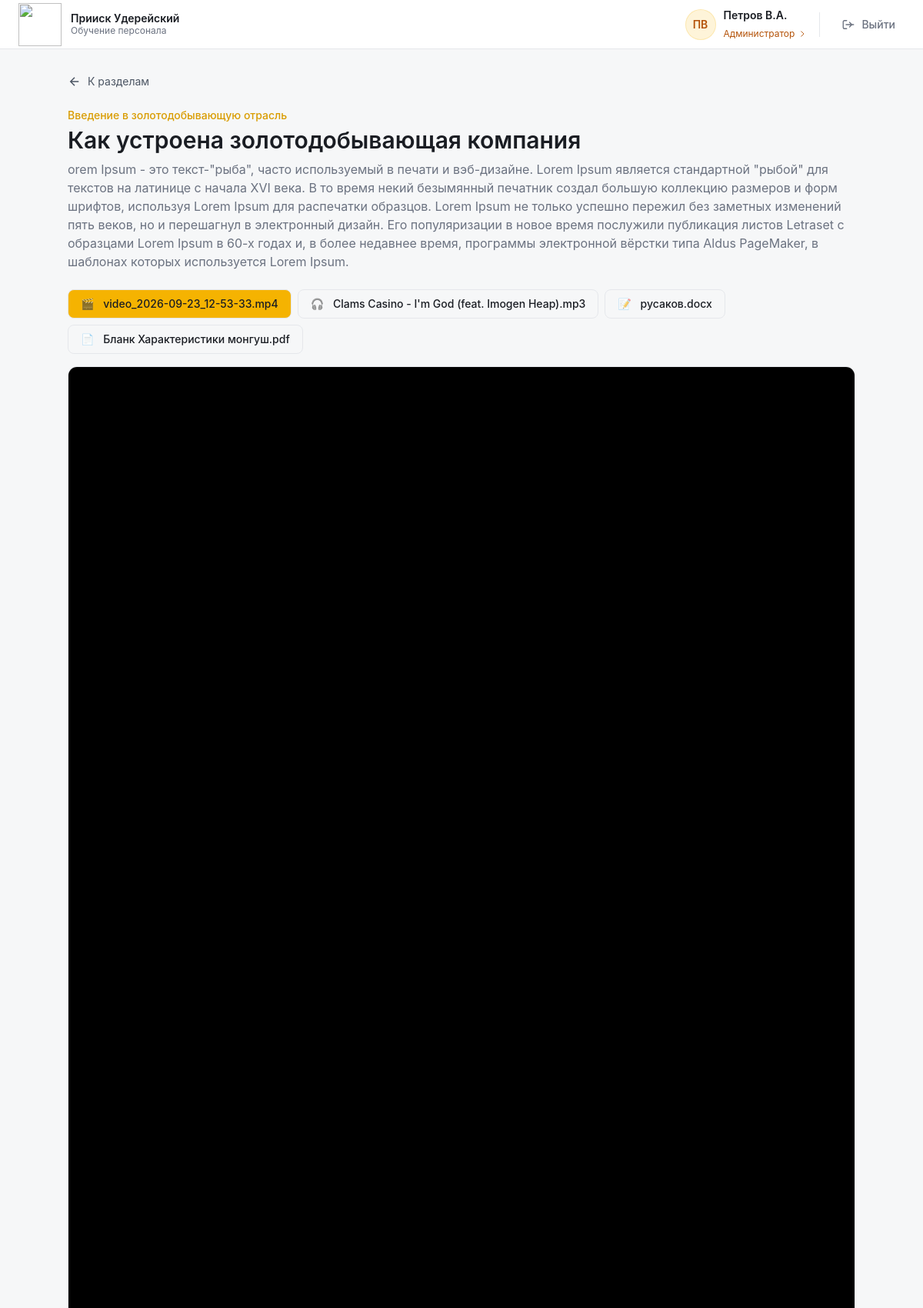
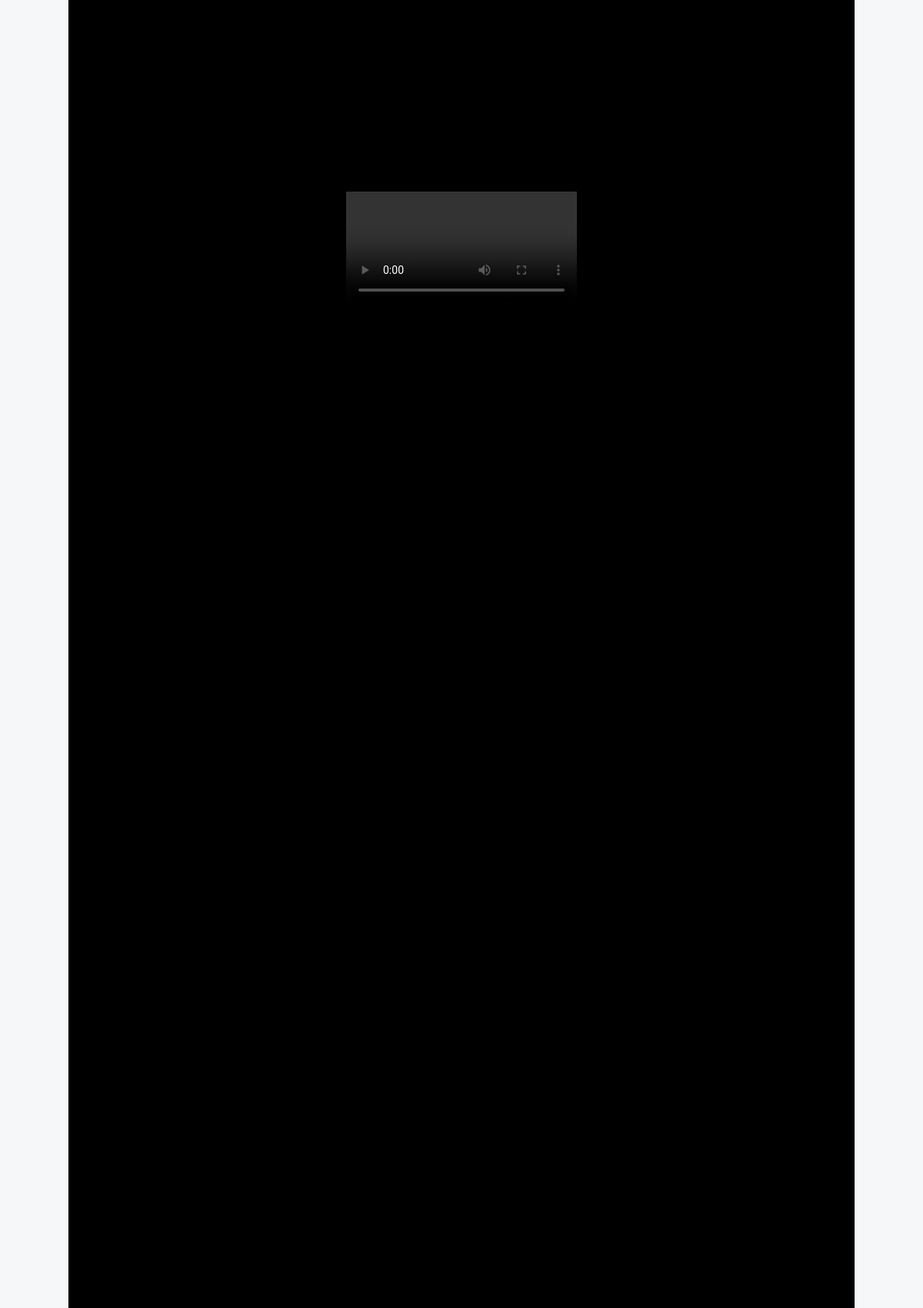
Screenshot of /lecture/2/ (signed in, upper part) with the database file from the repository (2 pictures, top to bottom).
### player/models.py (models this page shows, shortened)
class Lecture(models.Model):
    section = models.ForeignKey(Section, on_delete=models.CASCADE, related_name='lectures', verbose_name='Раздел')
    title = models.CharField('Название лекции', max_length=200)
    description = models.TextField('Описание', blank=True)
    test_url = models.URLField('Ссылка на тест для оценки знаний', max_length=2000, blank=True)
    order = models.PositiveIntegerField('Порядок', default=0)
    class Meta:
        verbose_name = 'Лекция'
        verbose_name_plural = 'Лекции'
        ordering = ['order', 'id']
    @property
    def test_embed(self):
        if not self.test_url:
            return None
        parts = urlsplit(self.test_url)
        form = re.fullmatch(r'/(?:cloud/)?u/([a-zA-Z0-9_-]+)/?', parts.path)
        if parts.hostname in ('forms.yandex.ru', 'forms.yandex.com') and form:
            query = [(key, value) for key, value in parse_qsl(parts.query, keep_blank_values=True)
                     if key != 'iframe']
            query.append(('iframe', '1'))
            return {
                'url': urlunsplit(('https', parts.hostname, parts.path, urlencode(query), parts.fragment)),
                'name': f'ya-form-{form.group(1)}',
                'script': f'https://{parts.hostname}/_static/embed.js',
            }
        return {'url': self.test_url, 'name': f'lecture-test-{self.pk}'}

class Section(models.Model):
    title = models.CharField('Название раздела', max_length=200)
    order = models.PositiveIntegerField('Порядок', default=0)
    class Meta:
        verbose_name = 'Раздел'
        verbose_name_plural = 'Разделы'
        ordering = ['order', 'id']

class LectureFile(models.Model):
    TYPE_CHOICES = (
        ('pdf',  'PDF'),
        ('docx', 'DOCX'),
        ('mp4',  'MP4'),
        ('mp3',  'MP3'),
    )
    lecture = models.ForeignKey(Lecture, on_delete=models.CASCADE, related_name='files', verbose_name='Лекция')
    name = models.CharField('Имя файла', max_length=255)
    file = models.FileField('Файл', upload_to='lectures/%Y/%m/')
    type = models.CharField('Тип', max_length=5, choices=TYPE_CHOICES)
    class Meta:
        verbose_name = 'Файл лекции'
        verbose_name_plural = 'Файлы лекций'

### player/views.py (the view)
# urls.py: path('lecture/<int:lecture_id>/', views.lecture_view, name='lecture'),
@login_required
def lecture_view(request, lecture_id):
    lecture = get_object_or_404(Lecture.objects.prefetch_related('files'), id=lecture_id)
    return render(request, 'player/lecture.html', {'lecture': lecture})

### player/templates/player/lecture.html (shortened to what this page needs)
{% extends "player/_authed_base.html" %}
{% load static %}
{% block content %}
<main class="flex-1 p-8 overflow-y-auto">
  <div class="max-w-5xl mx-auto">
    <a href="{% url 'player:index' %}" class="inline-flex items-center gap-2 text-sm text-gray-600 hover:text-graphite-900 mb-6">
      <svg width="18" height="18" viewBox="0 0 24 24" fill="none" stroke="currentColor" stroke-width="2"><path d="M19 12H5M12 19l-7-7 7-7"/></svg>
      К разделам
    </a>
    <div class="mb-6">
      <div class="text-sm text-amber-600 font-medium mb-1">{{ lecture.section.title }}</div>
      <h1 class="text-3xl font-semibold text-graphite-900">{{ lecture.title }}</h1>
      {% if lecture.description %}
        <p class="text-gray-500 mt-2">{{ lecture.description }}</p>
      {% endif %}
    </div>
    <div id="files-tabs" class="flex flex-wrap gap-2 mb-4">
      {% for file in lecture.files.all %}
        <button data-file-id="{{ file.id }}" data-file-type="{{ file.type }}" data-file-url="{% url 'player:serve_file' file.id %}" data-file-name="{{ file.name }}"
                class="file-tab px-4 py-2 rounded-lg text-sm font-medium border border-gray-200 hover:border-amber-500 hover:text-amber-700 transition">
          <span class="mr-2 opacity-60">
            {% if file.type == 'pdf' %}📄{% elif file.type == 'docx' %}📝{% elif file.type == 'mp4' %}🎬{% elif file.type == 'mp3' %}🎧{% endif %}
          </span>
          {{ file.name }}
        </button>
      {% endfor %}
    </div>
    <div id="viewer" tabindex="0" aria-label="Просмотр материалов лекции" class="protected-viewer bg-white rounded-xl border border-gray-200 shadow-sm min-h-[500px] relative overflow-hidden">
    </div>
  </div>
</main>
{% endblock %}

### static/css/styles.css (style rules this page uses)
html, body { height: 100%; }
body { font-family: 'Inter', system-ui, sans-serif; background: #f6f7f8; color: #1a1d23; }
.protected-viewer { user-select: none; -webkit-user-select: none; -moz-user-select: none; -webkit-touch-callout: none; }

### rows the page displays
Lecture: section "Введение в золотодобывающую отрасль", title "Как устроена золотодобывающая компания", description "orem Ipsum - это текст-\"рыба\", часто используемый в печати и вэб-дизайне. Lorem Ipsum является стандартной \"рыбой\" для текстов на латинице с начала XVI века. В то время некий безымянный печатник создал большую коллекцию размеров и форм шрифтов, используя Lorem Ipsum для распечатки образцов. Lorem Ipsum не только успешно пережил без заметных изменений пять веков, но и перешагнул в электронный дизайн. Его популяризации в новое время послужили публикация листов Letraset с образцами Lorem Ipsum в 60-х годах и, в более недавнее время, программы электронной вёрстки типа Aldus PageMaker, в шаблонах которых используется Lorem Ipsum."
LectureFile: name "video_2026-09-23_12-53-33.mp4"
LectureFile: name "Clams Casino - I'm God (feat. Imogen Heap).mp3"
LectureFile: name "русаков.docx"
LectureFile: name "Бланк Характеристики монгуш.pdf"

### other values shown
{{ name_parts.0|first|upper }} "П"
{{ name_parts.1|first|upper }} "В"
{{ name_parts.0 }} "Петров"
{{ part|first|upper }} "В" "А"
